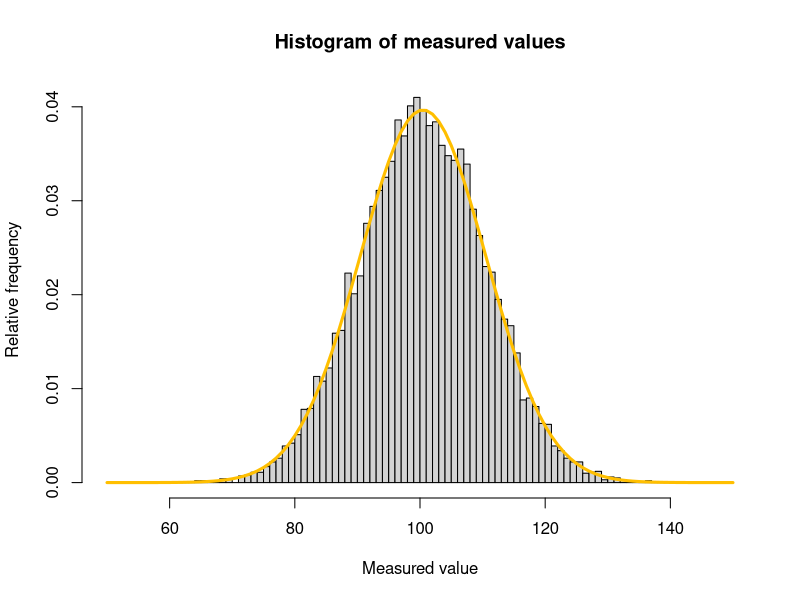

Write R code to recreate this figure. (Note: this script raises an error after producing the figure.)
# Clear the working memory
rm(list = ls())

# Characterics of the normal distrubution
my_mean_expected = 100.0
my_sd_expected = 10.0

# Parameters for creating a normal distribution
# my_lower = my_mean_expected - (3.0 * my_sd_expected)
# my_upper = my_mean_expected + (3.0 * my_sd_expected)
# my_resolution = 10.0
# my_step = (my_upper - my_lower) / my_resolution

# Generate the xs, ys
# my_xs = x=seq(my_lower,my_upper,my_step)
my_ys_expected = rnorm(10000,my_mean_expected,my_sd_expected)
my_ys_measured = my_ys_expected + runif(length(my_ys_expected))

my_table <- data.frame(cbind(my_ys_measured,my_ys_expected))
my_table

my_mean_measured <- mean(my_table$my_ys_measured)
my_sd_measured <- sd(my_table$my_ys_measured)

hist(
	my_table$my_ys_measured,
	breaks = seq(50,150,1),
	freq=FALSE,
	main="Histogram of measured values",
	xlab="Measured value",
	ylab="Relative frequency"
)
curve(
	dnorm(x,mean=my_mean_measured,sd=my_sd_measured),
	col=rgb(1.0,0.75,0.0), #Orange
	lwd=3,
	add=T
)

bartlett.test(redox_calib ~ habitat, data = data6)
